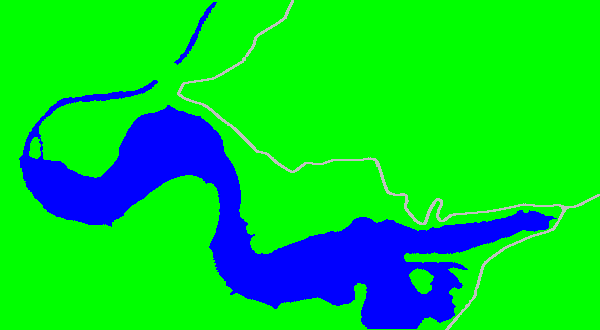

Reproduce this figure in Python.
import pygame
from pygame.locals import *
import sys
from PIL import Image

#Function checking Moore's neighbourhood and changing pixel's color
def change_color(x, y, pixels, width, height):
    neighbors = [
        pixels[(y - 1) * width + x - 1] if y > 0 and x > 0 else 0,
        pixels[(y - 1) * width + x] if y > 0 else 0,
        pixels[(y - 1) * width + x + 1] if y > 0 and x < width - 1 else 0,
        pixels[y * width + x - 1] if x > 0 else 0,
        pixels[y * width + x + 1] if x < width - 1 else 0,
        pixels[(y + 1) * width + x - 1] if y < height - 1 and x > 0 else 0,
        pixels[(y + 1) * width + x] if y < height - 1 else 0,
        pixels[(y + 1) * width + x + 1] if y < height - 1 and x < width - 1 else 0
    ]

    if neighbors.count(216) >= 4:
        return (0, 0, 255)  # Change to blue
    elif neighbors.count(255) >= 1:
        return (192, 192, 192)  # Change grey
    else:
        return (0, 255, 0)  # Change to green

# Loading image using PIL
img = Image.open("Mapa_MD_no_terrain_low_res_Gray.bmp")
img = img.convert("L")  # Converting to grayscale

# Pixels data in a list
pixels = list(img.getdata())

# Getting images shape
width, height = img.size

# New list for new pixel's data
new_pixels = []

# Going through pixels to check neighbours
for y in range(height):
    for x in range(width):
        new_pixels.append(change_color(x, y, pixels, width, 2))

# Making new image with new pixel's data
new_img = Image.new("RGB", (width, height))
new_img.putdata(new_pixels)

new_img.save("image.png")


# Initialize pygame
pygame.init()

# Setting screen shape
screen = pygame.display.set_mode((width, height))

# Converting pil to pygame
pygame_img = pygame.image.fromstring(new_img.tobytes(), new_img.size, new_img.mode)

# Set window title
pygame.display.set_caption("Changing image's color")

# Main loop
while True:
    for event in pygame.event.get():
        if event.type == QUIT:
            pygame.quit()
            sys.exit()

    # Show image on screen
    screen.blit(pygame_img, (0, 0))
    pygame.display.flip()
